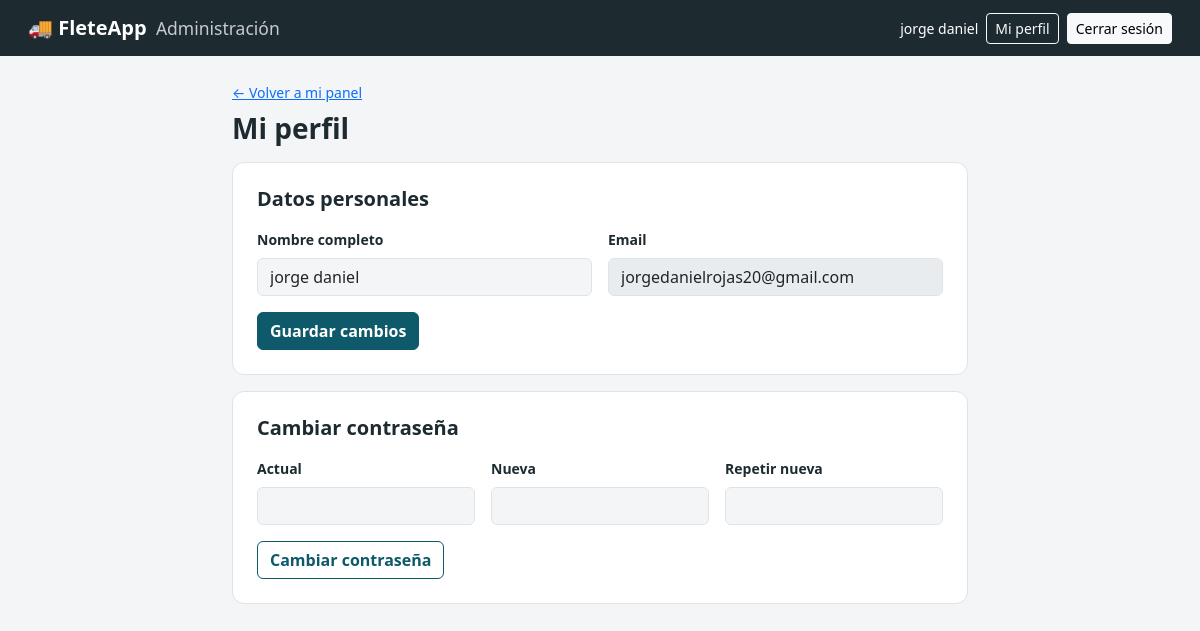
/profile (signed in), run on the app's committed database.
### models.py (models this page shows, shortened)
class Base(DeclarativeBase):
    pass

class User(Base):
    __tablename__ = "users"
    id: Mapped[int] = mapped_column(primary_key=True)
    name: Mapped[str] = mapped_column(String(100))
    email: Mapped[str] = mapped_column(String(120), unique=True, index=True)
    password_hash: Mapped[str] = mapped_column(String(255))
    phone: Mapped[Optional[str]] = mapped_column(String(30))
    role: Mapped[str] = mapped_column(String(20))
    is_active: Mapped[bool] = mapped_column(Boolean, default=True)
    dni: Mapped[Optional[str]] = mapped_column(String(20))
    address: Mapped[Optional[str]] = mapped_column(String(200))
    license_number: Mapped[Optional[str]] = mapped_column(String(50))
    dni_file: Mapped[Optional[str]] = mapped_column(String(200))
    license_file: Mapped[Optional[str]] = mapped_column(String(200))
    verification_status: Mapped[str] = mapped_column(String(20), default=VERIF_NONE)
    verification_note: Mapped[Optional[str]] = mapped_column(String(300))
    reset_token: Mapped[Optional[str]] = mapped_column(String(100), index=True)
    reset_token_expiry: Mapped[Optional[datetime]] = mapped_column(DateTime)
    created_at: Mapped[datetime] = mapped_column(DateTime, default=utcnow)
    vehicles: Mapped[list["Vehicle"]] = relationship(back_populates="owner", cascade="all, delete-orphan")
    shipments: Mapped[list["Shipment"]] = relationship(back_populates="client")

### views/account.py (the view)
@bp.get("/profile")
@login_required()
def profile():
    return render_template("profile.html", user=g.user, form={})

### db.py (called while the page is built)
def get_db() -> Session:
    if "db" not in g:
        g.db = current_app.extensions["session_factory"]()
    return g.db

### security.py (called while the page is built)
def login_required(*roles: str):
    def decorator(fn):
        @wraps(fn)
        def wrapper(*args, **kwargs):
            if g.user is None:
                return redirect(url_for("auth.index"))
            if roles and g.user.role not in roles:
                abort(403)
            return fn(*args, **kwargs)
        return wrapper
    return decorator

def csrf_token() -> str:
    if "_csrf" not in session:
        session["_csrf"] = secrets.token_urlsafe(32)
    return session["_csrf"]

def _csrf_protect():
    if request.method in {"POST", "PUT", "PATCH", "DELETE"}:
        expected = session.get("_csrf", "")
        sent = request.form.get("csrf_token") or request.headers.get("X-CSRFToken", "")
        if not expected or not sent or not hmac.compare_digest(expected, sent):
            abort(400, description="La sesión expiró o el formulario no es válido. Volvé a intentarlo.")

def _load_user():
    g.user = None
    uid = session.get("user_id")
    if uid:
        user = get_db().get(User, uid)
        if user and user.is_active:
            g.user = user
        else:
            session.clear()

def _security_headers(response):
    response.headers.setdefault("X-Content-Type-Options", "nosniff")
    response.headers.setdefault("X-Frame-Options", "DENY")
    response.headers.setdefault("Referrer-Policy", "same-origin")
    if g.get("user") is not None:
        response.headers.setdefault("Cache-Control", "no-store")  # no cachear pantallas con datos personales
    return response

### templates/profile.html (shortened to what this page needs)
{% extends "base.html" %}
{% import "_macros.html" as m %}
{% block content %}
<div class="container my-4" style="max-width: 760px;">
  <a href="{{ url_for('auth.index') }}" class="small">← Volver a mi panel</a>
  <h1 class="h3 fw-bold mt-2 mb-3">Mi perfil</h1>
  <form method="post" action="{{ url_for('account.update_profile') }}" enctype="multipart/form-data" class="panel p-4 mb-3">
    <h2 class="h5 fw-bold mb-3">Datos personales</h2>
    <div class="row g-3">
      <div class="col-md-6"><label class="form-label small fw-semibold" for="name">Nombre completo</label>
        <input id="name" class="form-control" name="name" value="{{ form.get('name', user.name) }}" required></div>
      <div class="col-md-6"><label class="form-label small fw-semibold" for="email">Email</label>
        <input id="email" class="form-control" value="{{ user.email }}" disabled></div>
    </div>
    <button class="btn btn-primary fw-semibold mt-3">Guardar cambios</button>
  </form>
  <form method="post" action="{{ url_for('account.change_password') }}" class="panel p-4 mb-5">
    <h2 class="h5 fw-bold mb-3">Cambiar contraseña</h2>
    <div class="row g-3">
      <div class="col-md-4"><label class="form-label small fw-semibold" for="cp">Actual</label><input id="cp" type="password" class="form-control" name="current_password" autocomplete="current-password" required></div>
      <div class="col-md-4"><label class="form-label small fw-semibold" for="np">Nueva</label><input id="np" type="password" class="form-control" name="new_password" minlength="8" autocomplete="new-password" required></div>
      <div class="col-md-4"><label class="form-label small fw-semibold" for="rp">Repetir nueva</label><input id="rp" type="password" class="form-control" name="confirm_password" minlength="8" autocomplete="new-password" required></div>
    </div>
    <button class="btn btn-outline-primary fw-semibold mt-3">Cambiar contraseña</button>
  </form>
</div>
{% endblock %}

### templates/base.html (shortened to what this page needs)
<!DOCTYPE html>
<html lang="es">
<head>
  <link href="https://cdn.jsdelivr.net/npm/bootstrap@5.3.0/dist/css/bootstrap.min.css" rel="stylesheet">
  <link href="{{ url_for('static', filename='app.css') }}" rel="stylesheet">
</head>
<body class="{% block body_class %}{% endblock %}">
{% block nav %}
{% if g.user %}
<nav class="navbar navbar-dark {{ 'bg-primary' if g.user.role == 'client' else 'bg-slate' }} px-3">
  <div class="container-fluid">
    <a class="navbar-brand fw-bold" href="{{ url_for('auth.index') }}">
      🚚 FleteApp
      <span class="fw-normal small opacity-75 ms-1">
        {{ {'client': 'Cliente', 'transporter': 'Fletero', 'admin': 'Administración'}[g.user.role] }}
      </span>
    </a>
    <div class="d-flex align-items-center gap-2">
      <span class="text-white small d-none d-md-inline">{{ g.user.name }}</span>
      <a href="{{ url_for('account.profile') }}" class="btn btn-outline-light btn-sm">Mi perfil</a>
      <form method="post" action="{{ url_for('auth.logout') }}" class="m-0">
        <button class="btn btn-light btn-sm" type="submit">Cerrar sesión</button>
      </form>
    </div>
  </div>
</nav>
{% endif %}
{% endblock %}
{% block content %}{% endblock %}
</body>
</html>

### static/app.css (style rules this page uses)
:root { --bs-primary: #0e5a6b; --bs-primary-rgb: 14, 90, 107; --bs-link-color: #0e5a6b; --bs-link-hover-color: #0a4350; --bs-body-bg: #f3f5f6; --bs-border-color: #dde3e6; --slate: #1d2b31; }
body { font-family: system-ui, -apple-system, "Segoe UI", Roboto, "Helvetica Neue", Arial, sans-serif; color: #1d2b31; }
.bg-slate { background-color: var(--slate) !important; }
.btn-primary { --bs-btn-bg: #0e5a6b; --bs-btn-border-color: #0e5a6b; --bs-btn-hover-bg: #0b4856; --bs-btn-hover-border-color: #0b4856; --bs-btn-active-bg: #0a4350; --bs-btn-active-border-color: #0a4350; --bs-btn-disabled-bg: #0e5a6b; --bs-btn-disabled-border-color: #0e5a6b; }
.btn-outline-primary { --bs-btn-color: #0e5a6b; --bs-btn-border-color: #0e5a6b; --bs-btn-hover-bg: #0e5a6b; --bs-btn-hover-border-color: #0e5a6b; --bs-btn-active-bg: #0e5a6b; --bs-btn-active-border-color: #0e5a6b; --bs-btn-disabled-color: #0e5a6b; --bs-btn-disabled-border-color: #0e5a6b; }
.panel { background: #fff; border: 1px solid var(--bs-border-color); border-radius: .75rem; }

### data on the page
User: role "Administración", user.name "jorge daniel", name "jorge daniel", email "jorgedanielrojas20@gmail.com"
